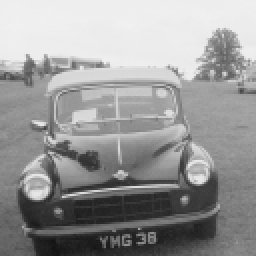
%> input picture MedianFilter/auto.pnm, 128 x 128 px (shown 2 times larger)
$ octave MedianFilterWithNoise.m   (GNU Octave 9; MATLAB toolbox functions it lacks are replaced by stand-ins)
%> lines starting %> are read from the running program, lines starting %| are printed output that depends on the picture
% Flush out the MATLAB.
close all;
clc;
clear all;


% Read the desired image file.
ImageData=imread('auto.pnm');
%> ImageData is the input picture: size 128x128 uint8; min 17, max 241, mean 152


% Add noise to oriiginal image.
ImageData = imnoise(ImageData,'Salt & Pepper', 0.04);
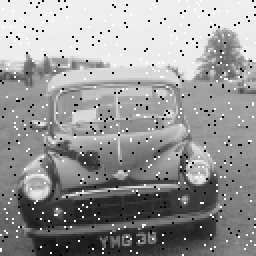
%> ImageData: size 128x128 uint8 (shown 2 times larger); min 0, max 255, mean 151.1


% Display the original image.
figure,imshow(ImageData);
title(' Original Image with noise: ');


% Insert Padding.
NewImage=zeros(size(ImageData)+2);

OutputImage=zeros(size(ImageData));

% Combine the images.
for c=1:size(ImageData,1)

    for d=1:size(ImageData,2)
        NewImage(c+1,d+1)=ImageData(c,d);
    end

end
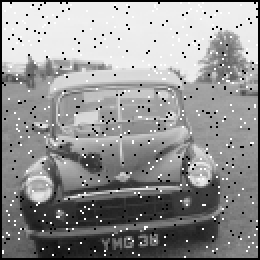
%> NewImage: size 130x130 double (shown 2 times larger); min 0, max 255, mean 146.5


% Filtering.
for a= 1:size(NewImage,1)-2

    for b=1:size(NewImage,2)-2
        NewWindow=zeros(9,1);

        Increment=1;

        for c=1:3

            for d=1:3
                NewWindow(Increment)=NewImage(a+c-1,b+d-1);

                Increment=Increment+1;
            end

        end

        med=sort(NewWindow);

        OutputImage(a,b)=med(5);
    end
end
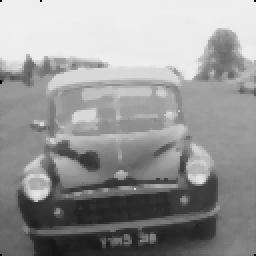
%> OutputImage: size 128x128 double (shown 2 times larger); min 0, max 240, mean 151.5
%> after the loop, NewWindow = [130; 132; 0; 127; 121; 0; 0; 0; 0]


% Display the output image.
OutputImage = uint8(OutputImage);
%> OutputImage: size 128x128 uint8

figure,imshow(OutputImage);
title(' Final Image: ');

$ run again, with MedianFilter/building.pnm copied over MedianFilter/auto.pnm
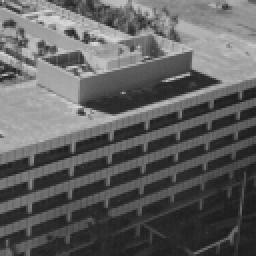
%> input picture MedianFilter/building.pnm, 128 x 128 px (shown 2 times larger)
%> ImageData is the input picture: size 128x128 uint8; min 25, max 217, mean 96.3
%> after the loop `for c=1:size(ImageData,1)`:
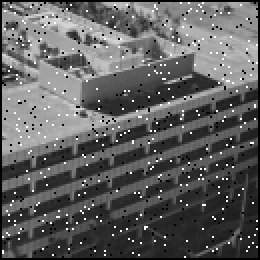
%> NewImage: size 130x130 double (shown 2 times larger); min 0, max 255, mean 94.8
%> after the loop `for a= 1:size(NewImage,1)-2`:
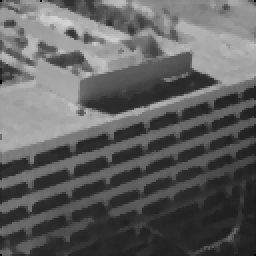
%> OutputImage: size 128x128 double (shown 2 times larger); min 0, max 212, mean 95.7
%> after the loop `for a= 1:size(NewImage,1)-2`: NewWindow = [33; 33; 0; 30; 32; 0; 0; 0; 0]

$ run again, with MedianFilter/child.pnm copied over MedianFilter/auto.pnm
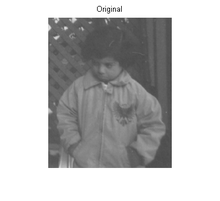
%> input picture MedianFilter/child.pnm, 220 x 201 px, shrunk from 374 x 341 before the run
%> ImageData is the input picture: size 201x220x3 uint8; min 35, max 255, mean 193.9
%> `ImageData = imnoise(ImageData,'Salt & Pepper', 0.04);`:
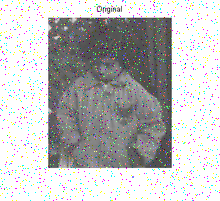
%> ImageData: size 201x220x3 uint8; mean R, G, B 191.3, 191.3, 191.3
%> after the loop `for a= 1:size(NewImage,1)-2`:
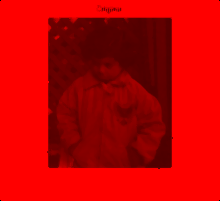
%> OutputImage: size 201x220x3 double; mean R, G, B 194, 0, 0
%> after the loop `for a= 1:size(NewImage,1)-2`: NewWindow = [255; 255; 0; 255; 255; 0; 0; 0; 0]
